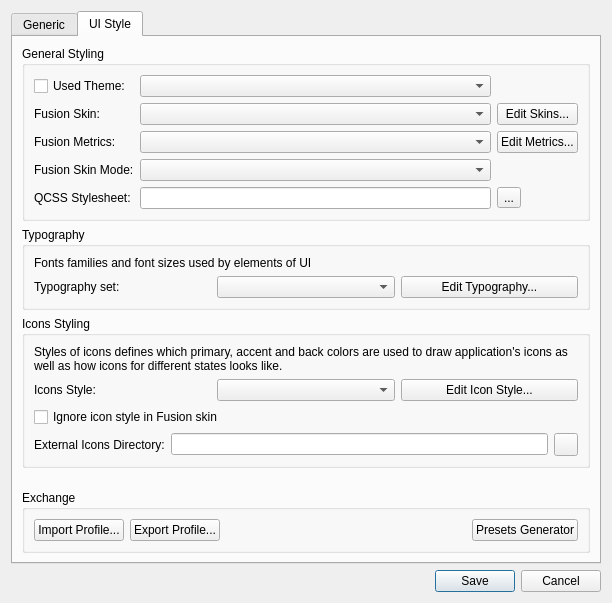
<?xml version="1.0" encoding="UTF-8"?>
<ui version="4.0">
 <class>LC_WidgetOptionsDialog</class>
 <widget class="QDialog" name="LC_WidgetOptionsDialog">
  <property name="geometry">
   <rect>
    <x>0</x>
    <y>0</y>
    <width>612</width>
    <height>603</height>
   </rect>
  </property>
  <property name="windowTitle">
   <string>UI Style Options</string>
  </property>
  <property name="windowIcon">
   <iconset resource="../../../../../res/images/images.qrc">
    <normaloff>:/images/librecad.png</normaloff>:/images/librecad.png</iconset>
  </property>
  <layout class="QGridLayout" name="gridLayout_main">
   <item row="1" column="0">
    <widget class="QDialogButtonBox" name="buttonBox">
     <property name="standardButtons">
      <set>QDialogButtonBox::StandardButton::Cancel|QDialogButtonBox::StandardButton::Save</set>
     </property>
    </widget>
   </item>
   <item row="0" column="0">
    <widget class="QTabWidget" name="tabWidget">
     <property name="currentIndex">
      <number>1</number>
     </property>
     <widget class="QWidget" name="tab">
      <attribute name="title">
       <string>Generic</string>
      </attribute>
      <layout class="QGridLayout" name="gridLayout_generic">
       <item row="0" column="1">
        <widget class="QGroupBox" name="groupBox_6">
         <property name="title">
          <string>Dock Widgets</string>
         </property>
         <layout class="QGridLayout" name="gridLayout_dockWidgets">
          <item row="0" column="0" colspan="2">
           <widget class="QCheckBox" name="cbDockWidgetsFlatButtons">
            <property name="text">
             <string>Flat Buttons</string>
            </property>
           </widget>
          </item>
          <item row="1" column="0">
           <widget class="QLabel" name="label_5">
            <property name="text">
             <string>Icon Size:</string>
            </property>
           </widget>
          </item>
          <item row="1" column="1">
           <widget class="QSpinBox" name="sbDocWidgtetIconSize">
            <property name="toolTip">
             <string>Side length in pixels.</string>
            </property>
            <property name="minimum">
             <number>8</number>
            </property>
            <property name="maximum">
             <number>150</number>
            </property>
            <property name="value">
             <number>24</number>
            </property>
           </widget>
          </item>
         </layout>
        </widget>
       </item>
       <item row="1" column="1">
        <widget class="QGroupBox" name="gbCADWidgetsUngrouped">
         <property name="title">
          <string>CAD Widgets (Ungrouped)</string>
         </property>
         <layout class="QGridLayout" name="gridLayout_ungrouped">
          <item row="0" column="0" colspan="2">
           <widget class="QCheckBox" name="cbLeftTBAllFlatButtons">
            <property name="toolTip">
             <string>If checked, buttons in CAD widgets will be flat</string>
            </property>
            <property name="text">
             <string>Flat Buttons</string>
            </property>
           </widget>
          </item>
          <item row="1" column="0">
           <widget class="QLabel" name="label_6">
            <property name="text">
             <string>Icon Size:</string>
            </property>
           </widget>
          </item>
          <item row="1" column="1">
           <widget class="QSpinBox" name="sbLeftTBAllIconSize">
            <property name="toolTip">
             <string>Side length in pixels.</string>
            </property>
            <property name="minimum">
             <number>8</number>
            </property>
            <property name="maximum">
             <number>150</number>
            </property>
            <property name="value">
             <number>24</number>
            </property>
           </widget>
          </item>
          <item row="2" column="0">
           <widget class="QLabel" name="label_7">
            <property name="text">
             <string>Columns Count:</string>
            </property>
           </widget>
          </item>
          <item row="2" column="1">
           <widget class="QSpinBox" name="sbLeftTBAllColumnCount">
            <property name="toolTip">
             <string>Number of columns for actions in left toolbar.</string>
            </property>
            <property name="minimum">
             <number>3</number>
            </property>
            <property name="maximum">
             <number>60</number>
            </property>
            <property name="value">
             <number>5</number>
            </property>
           </widget>
          </item>
         </layout>
        </widget>
       </item>
       <item row="1" column="0">
        <widget class="QGroupBox" name="gbCADWidgets">
         <property name="title">
          <string>CAD Widgets</string>
         </property>
         <layout class="QGridLayout" name="gridLayout_cadWidgets">
          <item row="0" column="0" colspan="2">
           <widget class="QCheckBox" name="cbLeftTBFlatButtons">
            <property name="toolTip">
             <string>If checked, buttons in CAD widgets will be flat.</string>
            </property>
            <property name="text">
             <string>Flat Buttons</string>
            </property>
           </widget>
          </item>
          <item row="1" column="0">
           <widget class="QLabel" name="label_4">
            <property name="text">
             <string>Icon Size:</string>
            </property>
           </widget>
          </item>
          <item row="1" column="1">
           <widget class="QSpinBox" name="sbLeftTBIconSize">
            <property name="toolTip">
             <string>Side length in pixels.</string>
            </property>
            <property name="minimum">
             <number>8</number>
            </property>
            <property name="maximum">
             <number>150</number>
            </property>
            <property name="value">
             <number>24</number>
            </property>
           </widget>
          </item>
          <item row="2" column="0">
           <widget class="QLabel" name="label">
            <property name="text">
             <string>Columns Count:</string>
            </property>
           </widget>
          </item>
          <item row="2" column="1">
           <widget class="QSpinBox" name="sbLeftTBColumnCount">
            <property name="toolTip">
             <string>Number of columns for actions in left toolbar.</string>
            </property>
            <property name="minimum">
             <number>4</number>
            </property>
            <property name="maximum">
             <number>12</number>
            </property>
            <property name="value">
             <number>5</number>
            </property>
           </widget>
          </item>
         </layout>
        </widget>
       </item>
       <item row="2" column="0">
        <widget class="QGroupBox" name="groupBox_2">
         <property name="title">
          <string>Statusbar</string>
         </property>
         <layout class="QGridLayout" name="gridLayout_statusbar">
          <item row="0" column="0" colspan="2">
           <widget class="QLabel" name="label_2">
            <property name="toolTip">
             <string>lClassicStatusBarOnly</string>
            </property>
            <property name="text">
             <string>For &quot;classic&quot; statusbar only.</string>
            </property>
           </widget>
          </item>
          <item row="1" column="0">
           <widget class="QCheckBox" name="statusbar_height_checkbox">
            <property name="text">
             <string>Height:</string>
            </property>
           </widget>
          </item>
          <item row="1" column="1">
           <widget class="QSpinBox" name="statusbar_height_spinbox"/>
          </item>
          <item row="2" column="0">
           <widget class="QCheckBox" name="statusbar_fontsize_checkbox">
            <property name="text">
             <string>Font Size:</string>
            </property>
           </widget>
          </item>
          <item row="2" column="1">
           <widget class="QSpinBox" name="statusbar_fontsize_spinbox"/>
          </item>
         </layout>
        </widget>
       </item>
       <item row="0" column="0">
        <widget class="QGroupBox" name="groupBox">
         <property name="title">
          <string>Toolbar</string>
         </property>
         <layout class="QGridLayout" name="gridLayout_toolbar">
          <item row="0" column="0" colspan="2">
           <widget class="QCheckBox" name="cbFlatPickValuesButtons">
            <property name="toolTip">
             <string>If checked, buttons for picking values from drawing will be flat.</string>
            </property>
            <property name="text">
             <string>Flat pick values buttons</string>
            </property>
           </widget>
          </item>
          <item row="1" column="0">
           <widget class="QCheckBox" name="toolbar_icon_size_checkbox">
            <property name="text">
             <string>Icon Size:</string>
            </property>
           </widget>
          </item>
          <item row="1" column="1">
           <widget class="QSpinBox" name="toolbar_icon_size_spinbox">
            <property name="toolTip">
             <string>Side length in pixels.</string>
            </property>
            <property name="minimum">
             <number>8</number>
            </property>
            <property name="maximum">
             <number>150</number>
            </property>
            <property name="value">
             <number>24</number>
            </property>
           </widget>
          </item>
         </layout>
        </widget>
       </item>
       <item row="2" column="1">
        <widget class="QGroupBox" name="groupBox_7">
         <property name="title">
          <string>General Docking</string>
         </property>
         <layout class="QGridLayout" name="gridLayout_docking">
          <item row="0" column="0">
           <widget class="QCheckBox" name="cbDockingAllowNested">
            <property name="toolTip">
             <string>If not checked, dock areas can only contain a single row of dock widgets. If checked, dock areas can contain multiple split/nested rows.</string>
            </property>
            <property name="text">
             <string>Allow nested docking</string>
            </property>
           </widget>
          </item>
          <item row="1" column="0">
           <widget class="QCheckBox" name="cbDockingVerticalTitleBar">
            <property name="toolTip">
             <string>If selected, title bar for docked widgets will be vertical. Otherwise, it will be horizontal.</string>
            </property>
            <property name="text">
             <string>Titlebar is vertical</string>
            </property>
           </widget>
          </item>
          <item row="2" column="0">
           <widget class="QCheckBox" name="cbDockingVerticalTabs">
            <property name="toolTip">
             <string>If checked, the vertical dock areas on the sides of the main window show their tabs vertically.</string>
            </property>
            <property name="styleSheet">
             <string notr="true">margin-left:15px</string>
            </property>
            <property name="text">
             <string>Vertical tabs</string>
            </property>
           </widget>
          </item>
         </layout>
        </widget>
       </item>
       <item row="3" column="0">
        <spacer name="verticalSpacer_2">
         <property name="orientation">
          <enum>Qt::Orientation::Vertical</enum>
         </property>
         <property name="sizeHint" stdset="0">
          <size>
           <width>0</width>
           <height>0</height>
          </size>
         </property>
        </spacer>
       </item>
      </layout>
     </widget>
     <widget class="QWidget" name="tab_2">
      <attribute name="title">
       <string>UI Style</string>
      </attribute>
      <layout class="QGridLayout" name="gridLayout_style">
       <item row="2" column="0">
        <widget class="QGroupBox" name="groupBox_4">
         <property name="title">
          <string>Icons Styling</string>
         </property>
         <layout class="QGridLayout" name="gridLayout_icons">
          <item row="1" column="2">
           <widget class="QPushButton" name="pbAdvancedIcons">
            <property name="toolTip">
             <string>Launch advanced setup to configure individual color replacements and state overrides.</string>
            </property>
            <property name="text">
             <string>Edit Icon Style...</string>
            </property>
            <property name="icon">
             <iconset resource="../../../../../res/icons/icons.qrc">
              <normaloff>:/icons/rename_active_block.lci</normaloff>:/icons/rename_active_block.lci</iconset>
            </property>
           </widget>
          </item>
          <item row="1" column="0">
           <widget class="QLabel" name="label_8">
            <property name="text">
             <string>Icons Style:</string>
            </property>
           </widget>
          </item>
          <item row="3" column="0" colspan="3">
           <layout class="QHBoxLayout" name="horizontalLayout_overrides">
            <item>
             <widget class="QLabel" name="label_3">
              <property name="text">
               <string>External Icons Directory:</string>
              </property>
             </widget>
            </item>
            <item>
             <widget class="QLineEdit" name="leIconsOverrideDir">
              <property name="toolTip">
               <string>Defines location of custom user-provided icons.</string>
              </property>
             </widget>
            </item>
            <item>
             <widget class="QToolButton" name="tbOverridesDir">
              <property name="toolTip">
               <string>Browse for directory.</string>
              </property>
              <property name="icon">
               <iconset resource="../../../../../res/icons/icons.qrc">
                <normaloff>:/icons/folderclosed.lci</normaloff>:/icons/folderclosed.lci</iconset>
              </property>
             </widget>
            </item>
           </layout>
          </item>
          <item row="2" column="0" colspan="3">
           <widget class="QCheckBox" name="cbIgnoreIconStylingInTheme">
            <property name="toolTip">
             <string>If selected, icons style setting that is applied as part of Fusion theme skin will be ignored - and explicitly used icon style should be used</string>
            </property>
            <property name="text">
             <string>Ignore icon style in Fusion skin</string>
            </property>
           </widget>
          </item>
          <item row="1" column="1">
           <widget class="QComboBox" name="cbIconStyle">
            <property name="toolTip">
             <string>Select a saved custom icon color style or load system defaults.</string>
            </property>
           </widget>
          </item>
          <item row="0" column="0" colspan="3">
           <widget class="QLabel" name="label_11">
            <property name="text">
             <string>Styles of icons defines which primary, accent and back colors are used to draw application's icons as well as how icons for different states looks like.</string>
            </property>
            <property name="wordWrap">
             <bool>true</bool>
            </property>
           </widget>
          </item>
         </layout>
        </widget>
       </item>
       <item row="0" column="0">
        <widget class="QGroupBox" name="groupBox_3">
         <property name="title">
          <string>General Styling</string>
         </property>
         <layout class="QGridLayout" name="gridLayout_general">
          <item row="1" column="2">
           <widget class="QPushButton" name="pbPaletteEditor">
            <property name="toolTip">
             <string>Launch the advanced Fusion style and colors palette editor.</string>
            </property>
            <property name="text">
             <string>Edit Skins...</string>
            </property>
            <property name="icon">
             <iconset resource="../../../../../res/icons/icons.qrc">
              <normaloff>:/icons/rename_active_block.lci</normaloff>:/icons/rename_active_block.lci</iconset>
            </property>
           </widget>
          </item>
          <item row="2" column="1">
           <widget class="QComboBox" name="cbActiveMetrics"/>
          </item>
          <item row="1" column="0">
           <widget class="QLabel" name="lblSkin">
            <property name="text">
             <string>Fusion Skin:</string>
            </property>
           </widget>
          </item>
          <item row="0" column="1">
           <widget class="QComboBox" name="style_combobox"/>
          </item>
          <item row="2" column="0">
           <widget class="QLabel" name="lblMetrics">
            <property name="text">
             <string>Fusion Metrics:</string>
            </property>
           </widget>
          </item>
          <item row="3" column="1">
           <widget class="QComboBox" name="cbThemeModeOverride">
            <property name="toolTip">
             <string>Force the application palette and SVG icons to remain in a fixed light or dark mode, regardless of your operating system settings.</string>
            </property>
           </widget>
          </item>
          <item row="1" column="1">
           <widget class="QComboBox" name="cbFusionSkin"/>
          </item>
          <item row="4" column="1">
           <widget class="QLineEdit" name="stylesheet_field">
            <property name="toolTip">
             <string>Specify file with external Qt CSS. Use with caution, as setting custom QCSS prevent proper updating of style preview window.</string>
            </property>
           </widget>
          </item>
          <item row="3" column="0">
           <widget class="QLabel" name="lblThemeModeOverride">
            <property name="text">
             <string>Fusion Skin Mode:</string>
            </property>
           </widget>
          </item>
          <item row="2" column="2">
           <widget class="QPushButton" name="pbMetricsEditor">
            <property name="text">
             <string>Edit Metrics...</string>
            </property>
            <property name="icon">
             <iconset resource="../../../../../res/icons/icons.qrc">
              <normaloff>:/icons/rename_active_block.lci</normaloff>:/icons/rename_active_block.lci</iconset>
            </property>
           </widget>
          </item>
          <item row="0" column="0">
           <widget class="QCheckBox" name="style_checkbox">
            <property name="toolTip">
             <string>If enabled, specific style of UI may be applied.</string>
            </property>
            <property name="text">
             <string>Used Theme:</string>
            </property>
           </widget>
          </item>
          <item row="4" column="0">
           <widget class="QLabel" name="lblStylesheet">
            <property name="text">
             <string>QCSS Stylesheet:</string>
            </property>
           </widget>
          </item>
          <item row="4" column="2">
           <widget class="QToolButton" name="tbSelectStylesheet">
            <property name="toolTip">
             <string>Select custom stylesheet file (use with caution)</string>
            </property>
            <property name="text">
             <string>...</string>
            </property>
            <property name="icon">
             <iconset resource="../../../../../res/icons/icons.qrc">
              <normaloff>:/icons/fileopen.lci</normaloff>:/icons/fileopen.lci</iconset>
            </property>
           </widget>
          </item>
         </layout>
        </widget>
       </item>
       <item row="1" column="0">
        <widget class="QGroupBox" name="groupBox_5">
         <property name="title">
          <string>Typography</string>
         </property>
         <layout class="QGridLayout" name="gridLayout">
          <item row="1" column="1">
           <widget class="QComboBox" name="cbTypography"/>
          </item>
          <item row="1" column="0">
           <widget class="QLabel" name="lblTypography">
            <property name="text">
             <string>Typography set:</string>
            </property>
           </widget>
          </item>
          <item row="1" column="2">
           <widget class="QPushButton" name="pbTypographyEditor">
            <property name="text">
             <string>Edit Typography...</string>
            </property>
            <property name="icon">
             <iconset resource="../../../../../res/icons/icons.qrc">
              <normaloff>:/icons/rename_active_block.lci</normaloff>:/icons/rename_active_block.lci</iconset>
            </property>
           </widget>
          </item>
          <item row="0" column="0" colspan="3">
           <widget class="QLabel" name="label_10">
            <property name="text">
             <string>Fonts families and font sizes used by elements of UI</string>
            </property>
            <property name="wordWrap">
             <bool>true</bool>
            </property>
           </widget>
          </item>
         </layout>
        </widget>
       </item>
       <item row="4" column="0">
        <widget class="QGroupBox" name="groupBox_8">
         <property name="title">
          <string>Exchange</string>
         </property>
         <layout class="QGridLayout" name="gridLayout_2">
          <item row="0" column="2">
           <spacer name="profileSpacer">
            <property name="orientation">
             <enum>Qt::Orientation::Horizontal</enum>
            </property>
            <property name="sizeType">
             <enum>QSizePolicy::Policy::Expanding</enum>
            </property>
            <property name="sizeHint" stdset="0">
             <size>
              <width>40</width>
              <height>20</height>
             </size>
            </property>
           </spacer>
          </item>
          <item row="0" column="1">
           <widget class="QPushButton" name="pbExportProfile">
            <property name="toolTip">
             <string>Export current selected active configurations into a self-contained .lcws package.</string>
            </property>
            <property name="text">
             <string>Export Profile...</string>
            </property>
            <property name="icon">
             <iconset resource="../../../../../res/icons/icons.qrc">
              <normaloff>:/icons/save.lci</normaloff>:/icons/save.lci</iconset>
            </property>
           </widget>
          </item>
          <item row="0" column="0">
           <widget class="QPushButton" name="pbImportProfile">
            <property name="toolTip">
             <string>Import a consolidated workspace profile (.lcws) containing skins, fonts, and metrics.</string>
            </property>
            <property name="text">
             <string>Import Profile...</string>
            </property>
            <property name="icon">
             <iconset resource="../../../../../res/icons/icons.qrc">
              <normaloff>:/icons/fileopen.lci</normaloff>:/icons/fileopen.lci</iconset>
            </property>
           </widget>
          </item>
          <item row="0" column="3">
           <widget class="QPushButton" name="pbPresetsGenerator">
            <property name="text">
             <string>Presets Generator</string>
            </property>
            <property name="icon">
             <iconset resource="../../../../../res/icons/icons.qrc">
              <normaloff>:/icons/back.lci</normaloff>:/icons/back.lci</iconset>
            </property>
           </widget>
          </item>
         </layout>
        </widget>
       </item>
       <item row="3" column="0">
        <spacer name="verticalSpacer">
         <property name="orientation">
          <enum>Qt::Orientation::Vertical</enum>
         </property>
         <property name="sizeHint" stdset="0">
          <size>
           <width>0</width>
           <height>0</height>
          </size>
         </property>
        </spacer>
       </item>
      </layout>
     </widget>
    </widget>
   </item>
  </layout>
 </widget>
 <resources>
  <include location="../../../../../res/images/images.qrc"/>
  <include location="../../../../../res/controls/controls.qrc"/>
  <include location="../../../../../res/icons/icons.qrc"/>
 </resources>
 <connections>
  <connection>
   <sender>buttonBox</sender>
   <signal>accepted()</signal>
   <receiver>LC_WidgetOptionsDialog</receiver>
   <slot>accept()</slot>
   <hints>
    <hint type="sourcelabel">
     <x>107</x>
     <y>249</y>
    </hint>
    <hint type="destinationlabel">
     <x>89</x>
     <y>220</y>
    </hint>
   </hints>
  </connection>
  <connection>
   <sender>buttonBox</sender>
   <signal>rejected()</signal>
   <receiver>LC_WidgetOptionsDialog</receiver>
   <slot>reject()</slot>
   <hints>
    <hint type="sourcelabel">
     <x>189</x>
     <y>249</y>
    </hint>
    <hint type="destinationlabel">
     <x>256</x>
     <y>184</y>
    </hint>
   </hints>
  </connection>
 </connections>
</ui>
